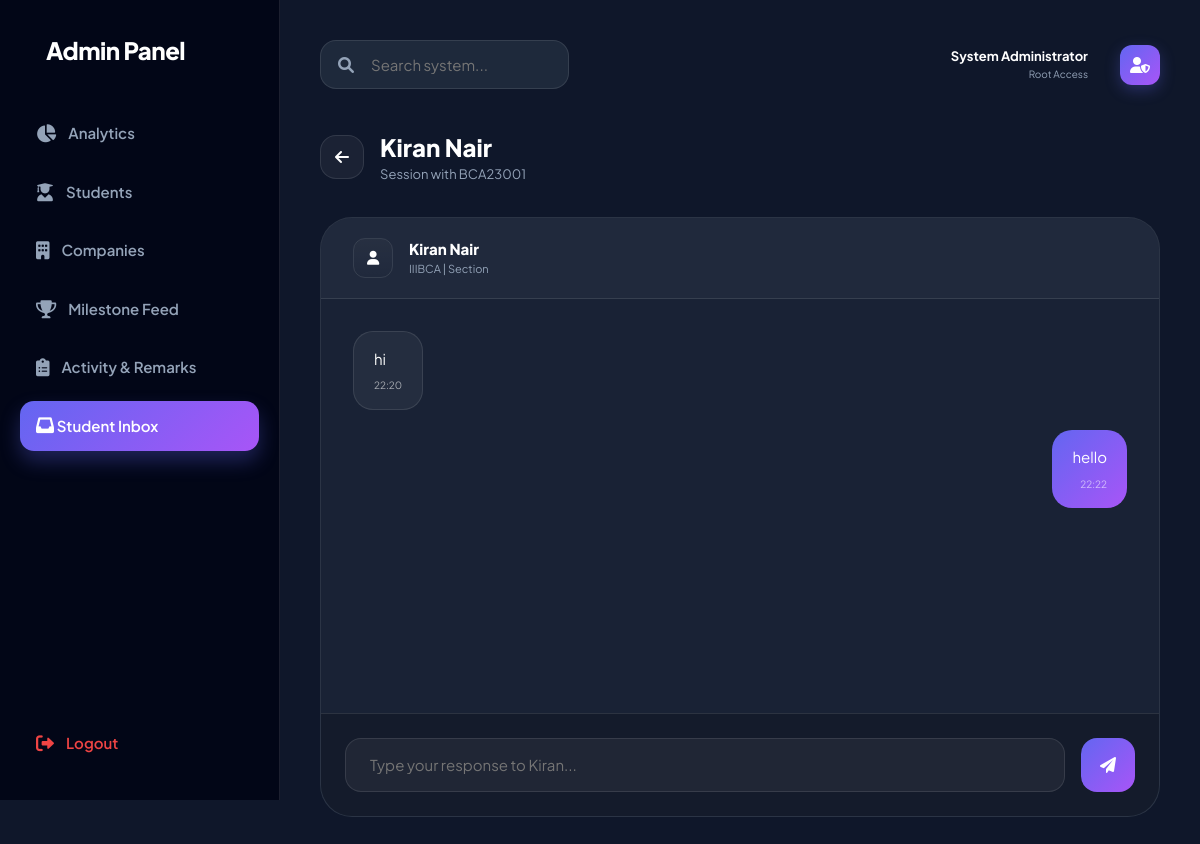
/admin_chat/152 (signed in), run on the app's committed database.
### tables this page shows
CREATE TABLE students (
            id INTEGER PRIMARY KEY AUTOINCREMENT,
            name TEXT NOT NULL,
            roll_number TEXT UNIQUE NOT NULL,
            password TEXT NOT NULL,
            course TEXT NOT NULL,
            section TEXT NOT NULL
        , photo TEXT, phone TEXT, email TEXT, cgpa REAL, current_sem_percentage REAL, current_sem TEXT, sslc_percentage REAL, puc_percentage REAL);

CREATE TABLE messages (
            id INTEGER PRIMARY KEY AUTOINCREMENT,
            student_id INTEGER NOT NULL,
            sender TEXT NOT NULL,
            content TEXT NOT NULL,
            timestamp TIMESTAMP DEFAULT CURRENT_TIMESTAMP,
            is_read INTEGER DEFAULT 0,
            FOREIGN KEY (student_id) REFERENCES students(id)
        );

### app.py (the view)
@app.route('/admin_chat/<int:student_id>', methods=['GET', 'POST'])
def admin_chat(student_id):
    if 'admin' not in session:
        return redirect(url_for('login'))
    conn = get_db()
    cur = conn.cursor()
    if request.method == 'POST':
        content = request.form.get('content')
        if content:
            cur.execute("INSERT INTO messages (student_id, sender, content) VALUES (?, ?, ?)",
                        (student_id, 'admin', content))
            conn.commit()
    cur.execute("UPDATE messages SET is_read = 1 WHERE student_id = ? AND sender = 'student'", (student_id,))
    conn.commit()
    cur.execute("SELECT * FROM messages WHERE student_id = ? ORDER BY timestamp ASC", (student_id,))
    chat_history = cur.fetchall()
    cur.execute("SELECT * FROM students WHERE id = ?", (student_id,))
    student = cur.fetchone()
    conn.close()
    return render_template('admin_chat.html', chat_history=chat_history, student=student)

### app.py (called while the page is built)
@app.context_processor
def inject_unread_counts():
    counts = {'admin_unread': 0, 'student_unread': 0}
    try:
        conn = get_db()
        cur = conn.cursor()
        if 'admin' in session:
            cur.execute("SELECT COUNT(*) FROM messages WHERE sender = 'student' AND is_read = 0")
            counts['admin_unread'] = cur.fetchone()[0]
        if 'student_id' in session:
            student_id = session['student_id']
            cur.execute("SELECT COUNT(*) FROM messages WHERE student_id = ? AND sender = 'admin' AND is_read = 0", (student_id,))
            counts['student_unread'] = cur.fetchone()[0]
        conn.close()
    except Exception:
        pass
    return counts

def get_db():
    base_dir = os.path.dirname(os.path.abspath(__file__))
    db_path = os.path.join(base_dir, "database.db")
    conn = sqlite3.connect(db_path)
    conn.row_factory = sqlite3.Row
    return conn

### templates/admin_chat.html (shortened to what this page needs)
{% extends 'admin_layout.html' %}
{% set active_page = 'messages' %}
{% block content %}
<div class="admin-chat-container animate-up">
    <div style="margin-bottom: 32px; display: flex; align-items: center; gap: 16px;">
        <a href="/admin_messages" class="btn" style="width: 44px; height: 44px; padding: 0; display: flex; align-items: center; justify-content: center; background: rgba(255,255,255,0.05); border: 1px solid var(--border-color);">
            <i class="fas fa-arrow-left"></i>
        </a>
        <div>
            <h1 style="font-size: 24px; font-weight: 800; color: white; margin: 0;">{{ student.name }}</h1>
            <p style="color: var(--text-muted); font-size: 13px; margin: 0;">Session with {{ student.roll_number }}</p>
        </div>
    </div>
    <div class="chat-wrapper glass-panel" style="display: flex; flex-direction: column; height: 600px; padding: 0; overflow: hidden; border-radius: 32px;">
        <div class="chat-header" style="padding: 20px 32px; background: rgba(255,255,255,0.03); border-bottom: 1px solid var(--border-color); display: flex; align-items: center; gap: 16px;">
            <div style="width: 40px; height: 40px; border-radius: 12px; overflow: hidden; border: 1px solid var(--border-color);">
                {% if student.photo %}
                <img src="{{ url_for('static', filename='uploads/' + student.photo) }}" alt="Student" style="width: 100%; height: 100%; object-fit: cover;">
                {% else %}
                <div style="width: 100%; height: 100%; background: var(--surface-gradient); display: flex; align-items: center; justify-content: center; color: white;">
                    <i class="fas fa-user" style="font-size: 14px;"></i>
                </div>
                {% endif %}
            </div>
            <div>
                <div style="font-weight: 800; color: white; font-size: 15px;">{{ student.name }}</div>
                <div style="font-size: 11px; color: var(--text-muted);">{{ student.course }} | Section {{ student.section }}</div>
            </div>
        </div>
        <div id="chatMessages" style="flex: 1; padding: 32px; overflow-y: auto; display: flex; flex-direction: column; gap: 20px; scroll-behavior: smooth;">
            {% for msg in chat_history %}
            <div class="message-bubble {% if msg.sender == 'admin' %}sent{% else %}received{% endif %}"
                 style="max-width: 70%; padding: 16px 20px; border-radius: 20px; font-size: 15px; position: relative;">
                {{ msg.content }}
                <div style="font-size: 10px; margin-top: 8px; opacity: 0.6; text-align: right;">
                    {{ msg.timestamp.split(' ')[1][:5] }}
                </div>
            </div>
            {% endfor %}
        </div>
        <form action="/admin_chat/{{ student.id }}" method="POST" style="padding: 24px; background: rgba(0,0,0,0.2); border-top: 1px solid var(--border-color); display: flex; gap: 16px;">
            <input type="text" name="content" placeholder="Type your response to {{ student.name.split(' ')[0] }}..." required
                   style="flex: 1; background: rgba(255,255,255,0.05); border: 1px solid var(--border-color); border-radius: 16px; padding: 14px 24px; color: white; outline: none; transition: 0.3s;"
                   onfocus="this.parentElement.style.borderColor='var(--primary-color)'">
            <button type="submit" class="btn" style="width: 54px; height: 54px; padding: 0; display: flex; align-items: center; justify-content: center; border-radius: 16px; flex-shrink: 0;">
                <i class="fas fa-paper-plane"></i>
            </button>
        </form>
    </div>
</div>
{% endblock %}

### static/style.css (style rules this page uses)
:root { --bg-dark: #0f172a; --bg-card: #1e293b; --bg-sidebar: #020617; --primary-color: #6366f1; --primary-hover: #4f46e5; --accent-color: #a855f7; --success-color: #10b981; --danger-color: #ef4444; --warning-color: #f59e0b; --text-main: #f8fafc; --text-muted: #94a3b8; --border-color: rgba(255, 255, 255, 0.1); --glass-bg: rgba(30, 41, 59, 0.7); --glass-border: rgba(255, 255, 255, 0.08); --shadow-sm: 0 2px 4px rgba(0,0,0,0.1); --shadow-md: 0 4px 12px rgba(0,0,0,0.2); --shadow-lg: 0 20px 40px rgba(0,0,0,0.3); --accent-gradient: linear-gradient(135deg, #6366f1 0%, #a855f7 100%); --surface-gradient: linear-gradient(180deg, rgba(255,255,255,0.03) 0%, rgba(255,255,255,0) 100%); }
* { box-sizing: border-box; margin: 0; padding: 0; }
body { font-family: 'Plus Jakarta Sans', sans-serif; background: var(--bg-dark); color: var(--text-main); min-height: 100vh; overflow-x: hidden; line-height: 1.5; }
input, select, textarea { background: rgba(0, 0, 0, 0.2); border: 1px solid var(--border-color); color: white; padding: 14px 18px; border-radius: 14px; font-family: inherit; font-size: 15px; transition: all 0.3s; width: 100%; }
.btn { display: inline-flex; align-items: center; justify-content: center; gap: 10px; padding: 16px 28px; background: var(--accent-gradient); color: white; font-weight: 700; border-radius: 16px; text-decoration: none; border: none; cursor: pointer; transition: all 0.3s; font-size: 16px; }
.animate-up { animation: fadeInUp 0.8s ease-out forwards; }
.glass-panel { background: var(--glass-bg); backdrop-filter: blur(20px); border: 1px solid var(--glass-border); border-radius: 32px; }

### templates/admin_chat.html (style rules this page uses)
.message-bubble.sent { align-self: flex-end; background: var(--accent-gradient); color: white; border-bottom-right-radius: 4px; }
.message-bubble.received { align-self: flex-start; background: rgba(255,255,255,0.05); color: white; border: 1px solid var(--border-color); border-bottom-left-radius: 4px; }

### data on the page
students: name "Kiran Nair", roll_number "BCA23001", course "IIIBCA", content "Type your response to Kiran..."
messages: content "hi", timestamp "22:20"
messages: content "hello", timestamp "22:22"
